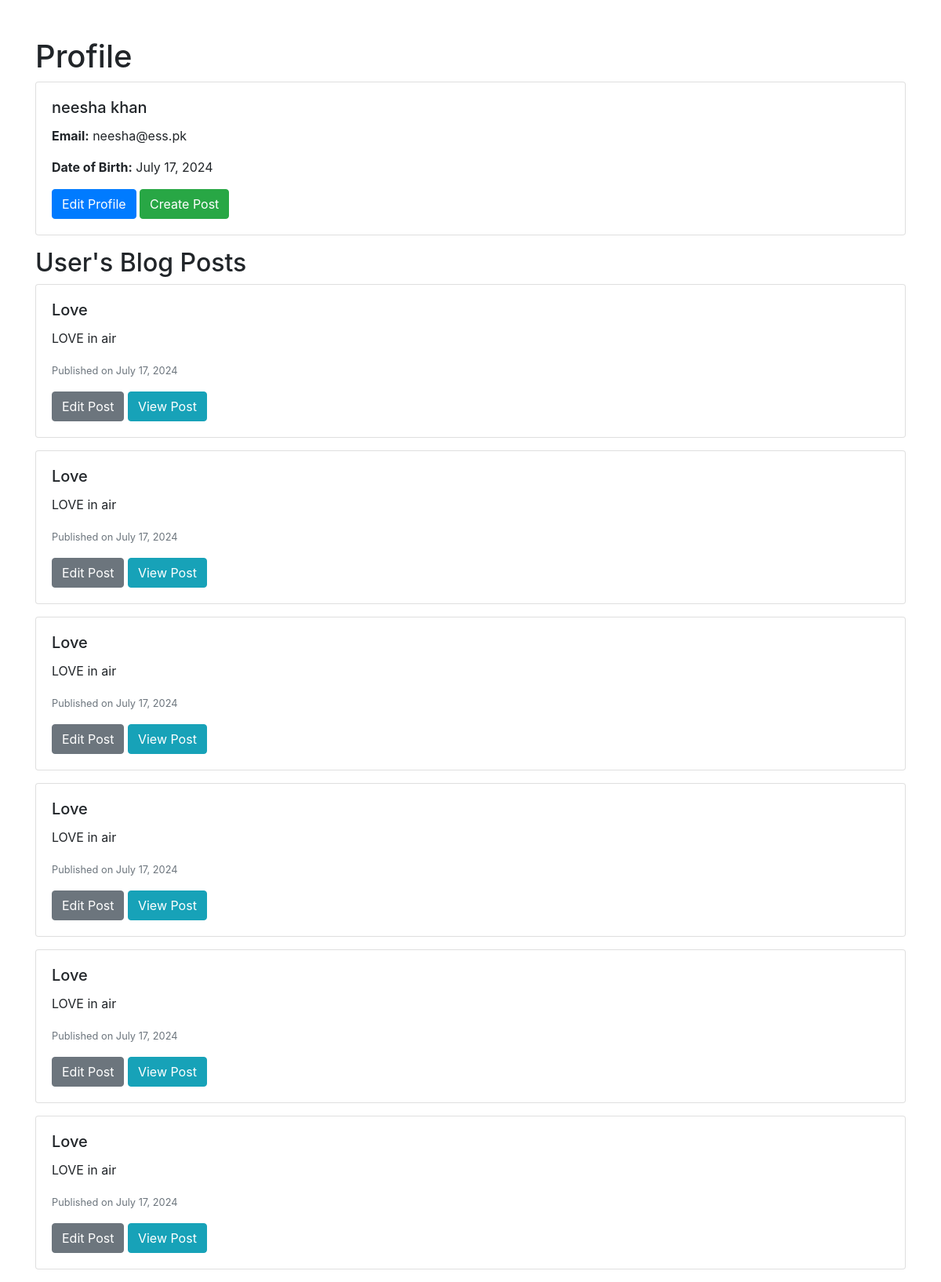
The app's page /profile/ (signed in) with its own data.
### accounts/models.py (models this page shows, shortened)
class CustomUser(AbstractBaseUser, PermissionsMixin):
    email = models.EmailField(unique=True)
    first_name = models.CharField(max_length=30)
    last_name = models.CharField(max_length=30)
    is_active = models.BooleanField(default=True)
    is_staff = models.BooleanField(default=False)
    date_of_birth = models.DateField(default=timezone.now)
    date_joined = models.DateTimeField(default=timezone.now)
    objects = CustomUserManager()
    USERNAME_FIELD = 'email'
    REQUIRED_FIELDS = ['first_name', 'last_name', 'date_of_birth']

class Post(models.Model):
    title = models.CharField(max_length=200)
    content = models.TextField()
    author = models.ForeignKey(CustomUser, on_delete=models.CASCADE)
    category = models.ForeignKey(Category, on_delete=models.SET_NULL, null=True, blank=True)
    created_at = models.DateTimeField(auto_now_add=True)
    updated_at = models.DateTimeField(auto_now=True)

### accounts/views.py (the view)
# urls.py: path('profile/', profile, name='profile'),
def profile(request):
    user = request.user
    user_posts = Post.objects.filter(author=user).order_by('-created_at')
    return render(request, 'accounts/profile.html', {'user': user, 'user_posts': user_posts})

### accounts/templates/accounts/profile.html (shortened to what this page needs)
<!DOCTYPE html>
<html>
<head>
    <link rel="stylesheet" href="https://stackpath.bootstrapcdn.com/bootstrap/4.1.3/css/bootstrap.min.css">
</head>
<body>
    <div class="container">
        <h1 class="mt-5">Profile</h1>
        <div class="card mb-3">
            <div class="card-body">
                <h5 class="card-title">{{ user.first_name }} {{ user.last_name }}</h5>
                <p class="card-text"><strong>Email:</strong> {{ user.email }}</p>
                <p class="card-text"><strong>Date of Birth:</strong> {{ user.date_of_birth }}</p>
                <a href="{% url 'edit_profile' %}" class="btn btn-primary">Edit Profile</a>
                <a href="{% url 'create_post' %}" class="btn btn-success">Create Post</a>
            </div>
        </div>
        <h2>User's Blog Posts</h2>
        {% for post in user_posts %}
            <div class="card mb-3">
                <div class="card-body">
                    <h5 class="card-title">{{ post.title }}</h5>
                    <p class="card-text">{{ post.content|truncatewords:30 }}</p>
                    <p class="card-text"><small class="text-muted">Published on {{ post.created_at|date:"F j, Y" }}</small></p>
                    <a href="{% url 'edit_post' post.pk %}" class="btn btn-secondary">Edit Post</a>
                    <a href="{% url 'post_detail' post.pk %}" class="btn btn-info">View Post</a>
                </div>
            </div>
        {% empty %}
            <p>No blog posts available.</p>
        {% endfor %}
    </div>
</body>
</html>

### records on screen
CustomUser: first_name "neesha", last_name "khan", email "neesha@ess.pk", date_of_birth "July 17, 2024"
Post: title "Love", content "LOVE in air", created_at "July 17, 2024"
Post: title "Love", content "LOVE in air", created_at "July 17, 2024"
Post: title "Love", content "LOVE in air", created_at "July 17, 2024"
Post: title "Love", content "LOVE in air", created_at "July 17, 2024"
Post: title "Love", content "LOVE in air", created_at "July 17, 2024"
Post: title "Love", content "LOVE in air", created_at "July 17, 2024"
